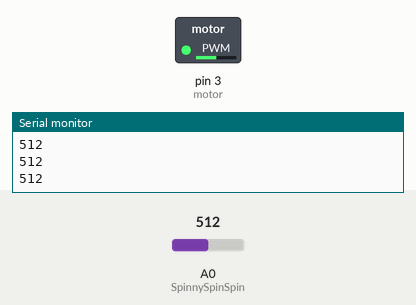
Simulated run of this sketch. Board: Arduino Uno, built with avr-gcc and run on an emulated ATmega328P. On the bench: switched loads named in the sketch (green lamp = pin HIGH), the last lines printed to the serial monitor. The test bench sets the inputs (shaded band); at power-on: A0 (SpinnySpinSpin) = 512.

Above: at 1.2 s.
1.3 s: A0 (SpinnySpinSpin) set to 716
At 2.5 s:
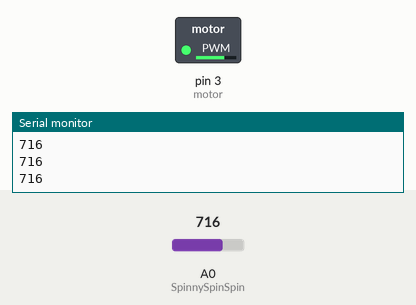
2.8 s: A0 (SpinnySpinSpin) set to 900
At 4.0 s:
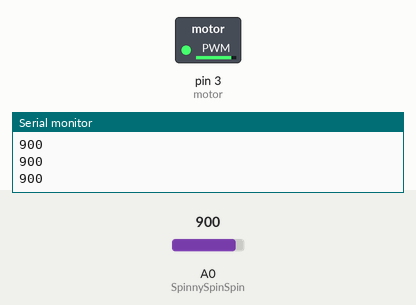
4.3 s: A0 (SpinnySpinSpin) set to 122
At 4.6 s:
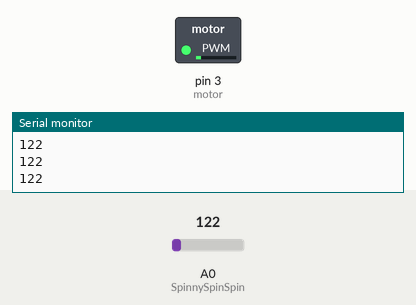
5.8 s: A0 (SpinnySpinSpin) set to 0
At 6.2 s:
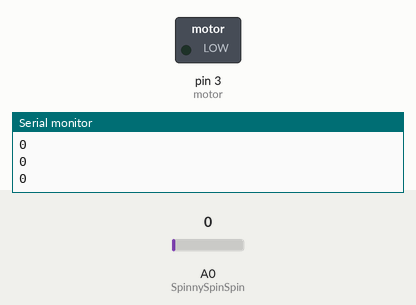
Timing chart, 0 to 8.3 s (numbered marks = the images above; inputs shaded):
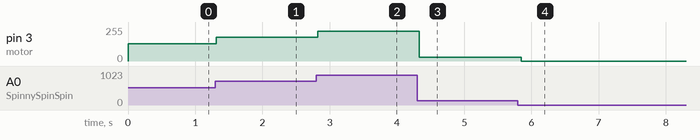

The sketch:

Motorthing.ino
```cpp
//sets motor to the speed of the potentiometer

int motor = 3;
int SpinnySpinSpin = A0;   //SpinnySpinSpin is the PotPin

void setup()
{
	pinMode(motor, OUTPUT);
	pinMode(SpinnySpinSpin, INPUT);
	Serial.begin(9600);
}

void loop()
{
	analogWrite(motor, analogRead(SpinnySpinSpin)/4);  //setting motor to value of PotPin divided by 4
	Serial.println(analogRead(SpinnySpinSpin));  //printing value
	delay(50);
}
```

Measured:
- after the input at 1.3 s, pin 3 (motor): 128/255 → 179/255 at once
- after the input at 2.8 s, pin 3 (motor): 179/255 → 225/255 at once
- after the input at 4.3 s, pin 3 (motor): 225/255 → 30/255 at once
- after the input at 5.8 s, pin 3 (motor): 30/255 → 0/255 after 0.05 s
